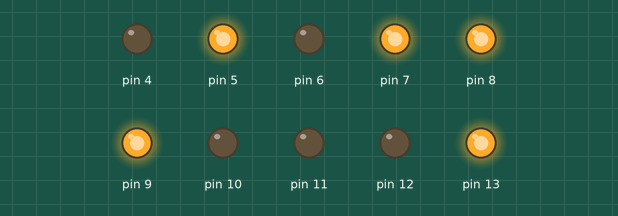
The sketch below on a simulated Arduino Uno, built with avr-gcc and run on an emulated ATmega328P. Shown: output pins drawn as LEDs (lit = HIGH).

Above: at 0.2 s.
At 0.7 s:
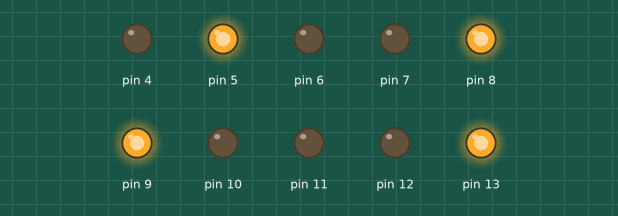
At 1.2 s:
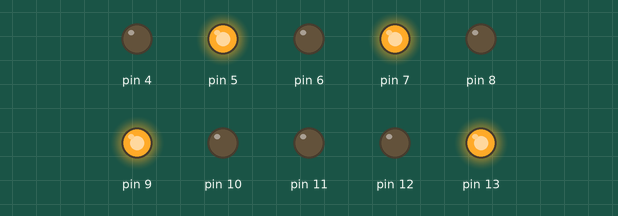
At 2.7 s:
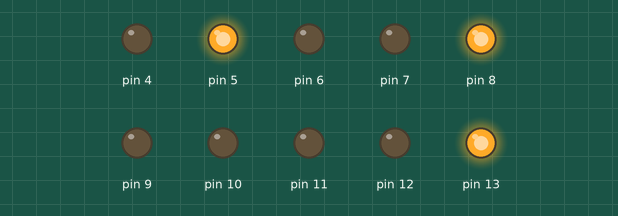
At 3.7 s:
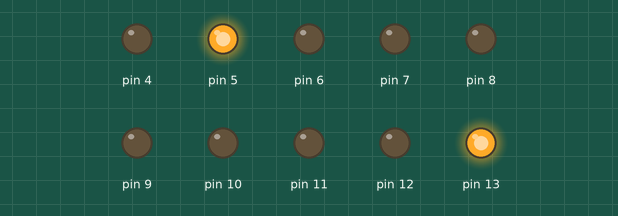
At 5.0 s:
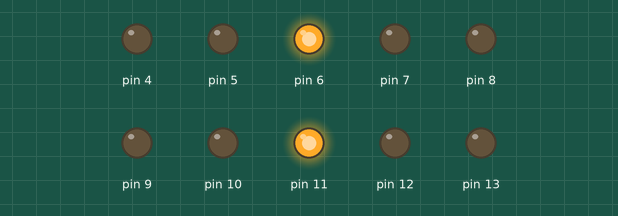
Timing chart, 0 to 7.5 s (numbered marks = the images above):
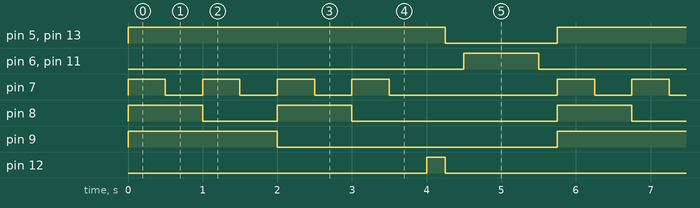

The sketch:

sketch_nov18a.ino
```cpp
void setup() {
  // put your setup code here, to run once:
  for (int i=13; i>=4; i--){
    pinMode(i, OUTPUT);
    }
}

void nol() {
  digitalWrite(10, 0);
  digitalWrite(9, 0);
  digitalWrite(8, 0);
  digitalWrite(7, 0);
  }

void satu(){
  digitalWrite(10, 0);
  digitalWrite(9, 0);
  digitalWrite(8, 0);
  digitalWrite(7, 1);
  }

void dua(){
  digitalWrite(10, 0);
  digitalWrite(9, 0);
  digitalWrite(8, 1);
  digitalWrite(7, 0);
  }

void tiga(){
  digitalWrite(10, 0);
  digitalWrite(9, 0);
  digitalWrite(8, 1);
  digitalWrite(7, 1);
  }

void empat(){
  digitalWrite(10, 0);
  digitalWrite(9, 1);
  digitalWrite(8, 0);
  digitalWrite(7, 0);
  }

void lima(){
  digitalWrite(10, 0);
  digitalWrite(9, 1);
  digitalWrite(8, 0);
  digitalWrite(7, 1);
  }

void enam(){
  digitalWrite(10, 0);
  digitalWrite(9, 1);
  digitalWrite(8, 1);
  digitalWrite(7, 0);
  }

void tujuh(){
  digitalWrite(10, 0);
  digitalWrite(9, 1);
  digitalWrite(8, 1);
  digitalWrite(7, 1);
  }

void countdown(){
  tujuh();
  delay(500);
  enam();
  delay(500);
  lima();
  delay(500);
  empat();
  delay(500);
  tiga();
  delay(500);
  dua();
  delay(500);
  satu();
  delay(500);
  nol();
  delay(500);
  }

void loop() {
  // put your main code here, to run repeatedly:
  digitalWrite(13, 1);
  digitalWrite(5, 1);
  countdown();
  digitalWrite(12, 1);
  delay(250);
  digitalWrite(12, 0);
  digitalWrite(13, 0);
  digitalWrite(5, 0);
  delay(250);
  digitalWrite(11, 1);
  digitalWrite(6, 1);
  delay(1000);
  nol();
  digitalWrite(11, 0);
  digitalWrite(6, 0);
  delay(250);
}
```

Measured:
- by itself, pin 5, pin 13: alternates HIGH for 4.3 s and LOW for 1.5 s
- by itself, pin 6, pin 11: alternates HIGH for 1.0 s and LOW for 4.8 s
- by itself, pin 7: repeats every 5.8 s: 3 × (LOW 0.50 s, HIGH 0.50 s), LOW 2.3 s, HIGH 0.50 s
- by itself, pin 8: repeats every 5.8 s: LOW 1.0 s, HIGH 1.0 s, LOW 2.8 s, HIGH 1.0 s
- by itself, pin 9: alternates HIGH for 2.0 s and LOW for 3.8 s
- by itself, pin 12: alternates HIGH for 0.25 s and LOW for 5.5 s
